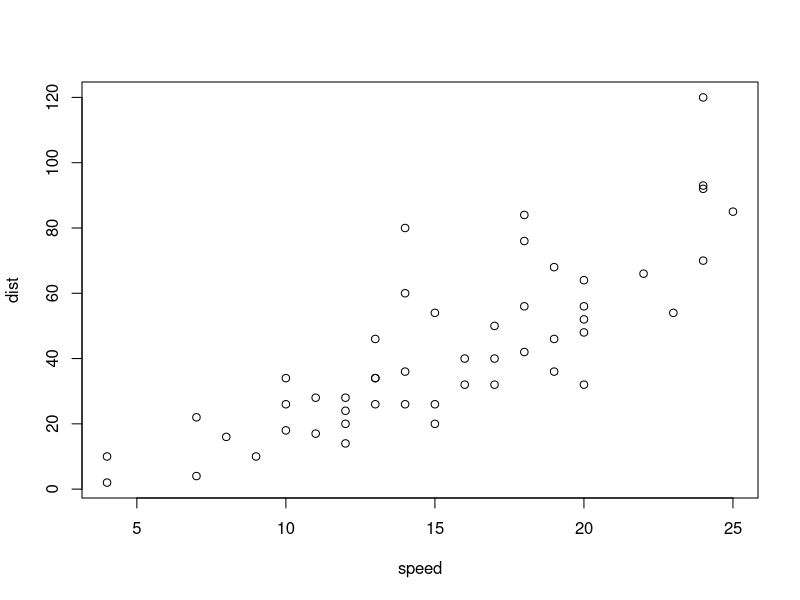
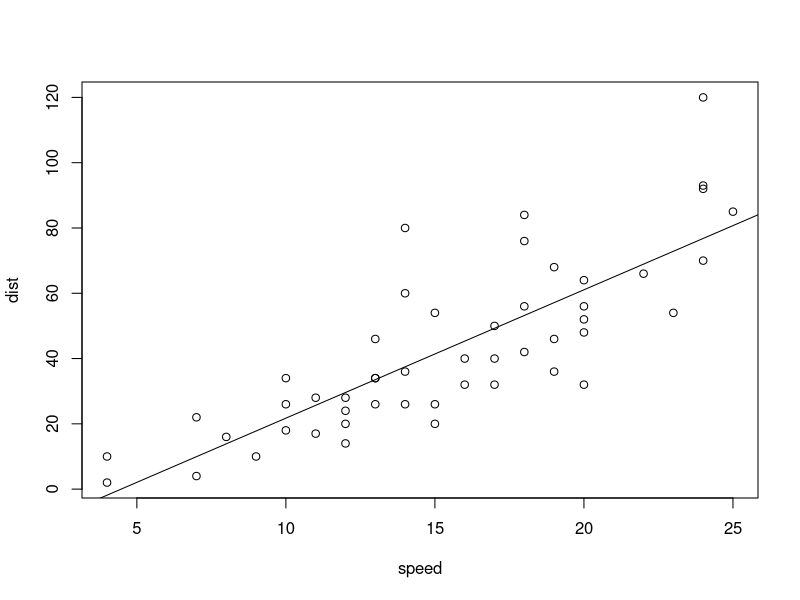
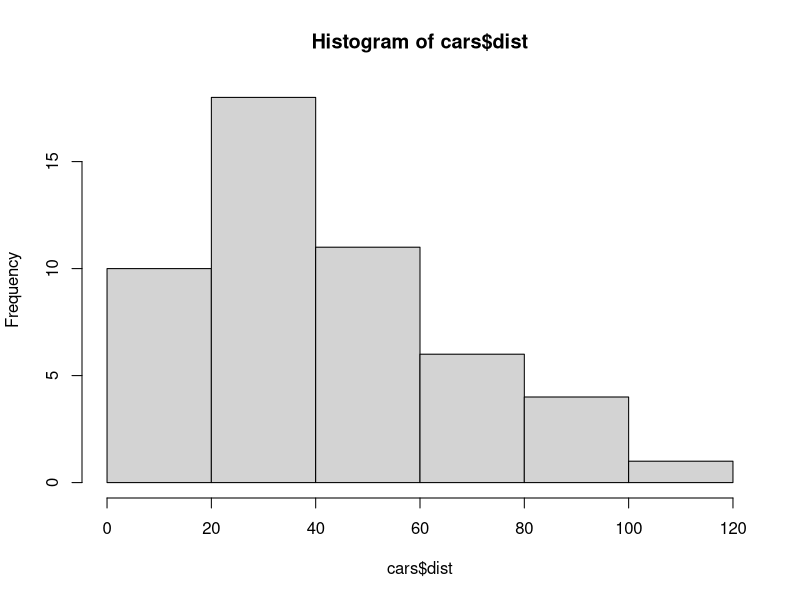
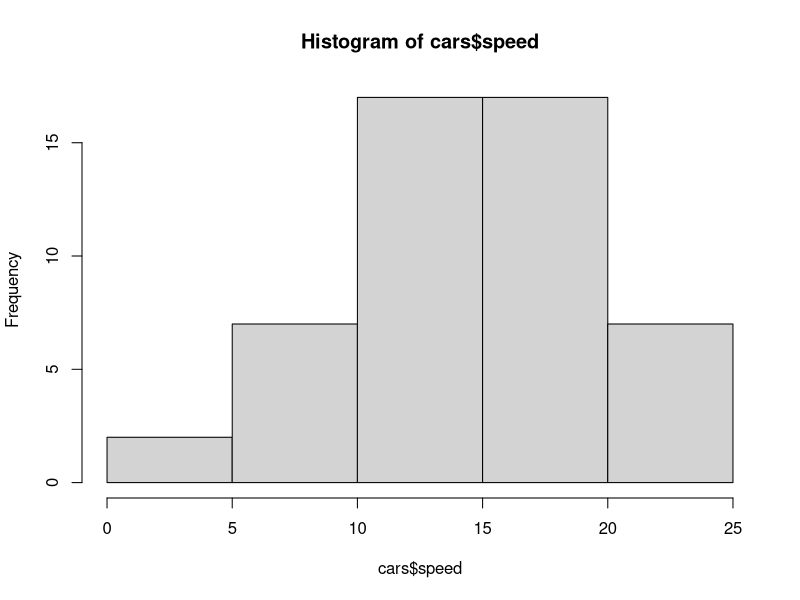
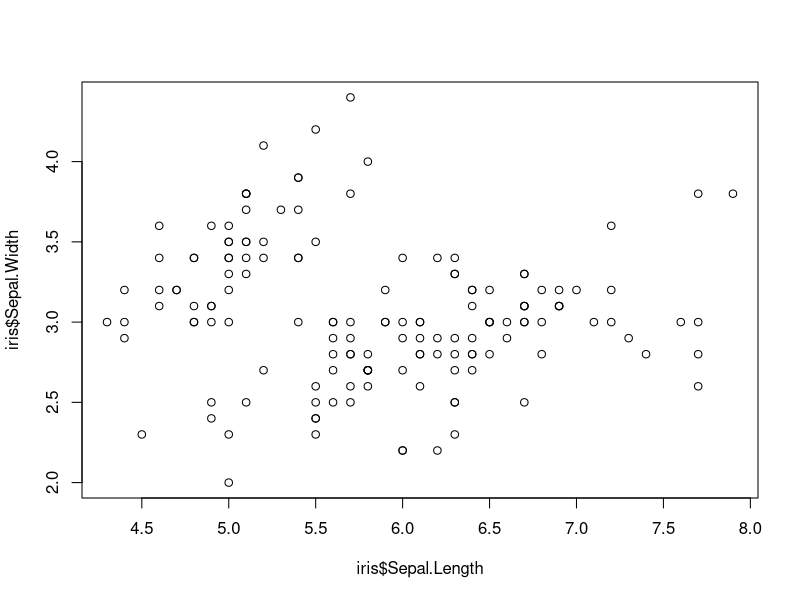

Here is the R script that generated these plots, in order:
## ---- chunk 1
head(cars)
## ---- chunk 2
str(cars)
## ---- chunk 3
summary(cars)
## ---- chunk 4
plot(cars)
## ---- chunk 5
plot(cars) # cars: Speed and Stopping Distances of Cars
abline(lm(cars$dist~cars$speed))
## ---- chunk 6
lm(cars$dist~cars$speed)
## ---- chunk 7
summary(lm(cars$dist~cars$speed))
## ---- chunk 8
hist(cars$dist)
## ---- chunk 9
hist(cars$speed)
## ---- chunk 10
head(iris)
## ---- chunk 11
str(iris)
## ---- chunk 12
summary(iris)
## ---- chunk 13
plot(iris$Sepal.Length, iris$Sepal.Width)
